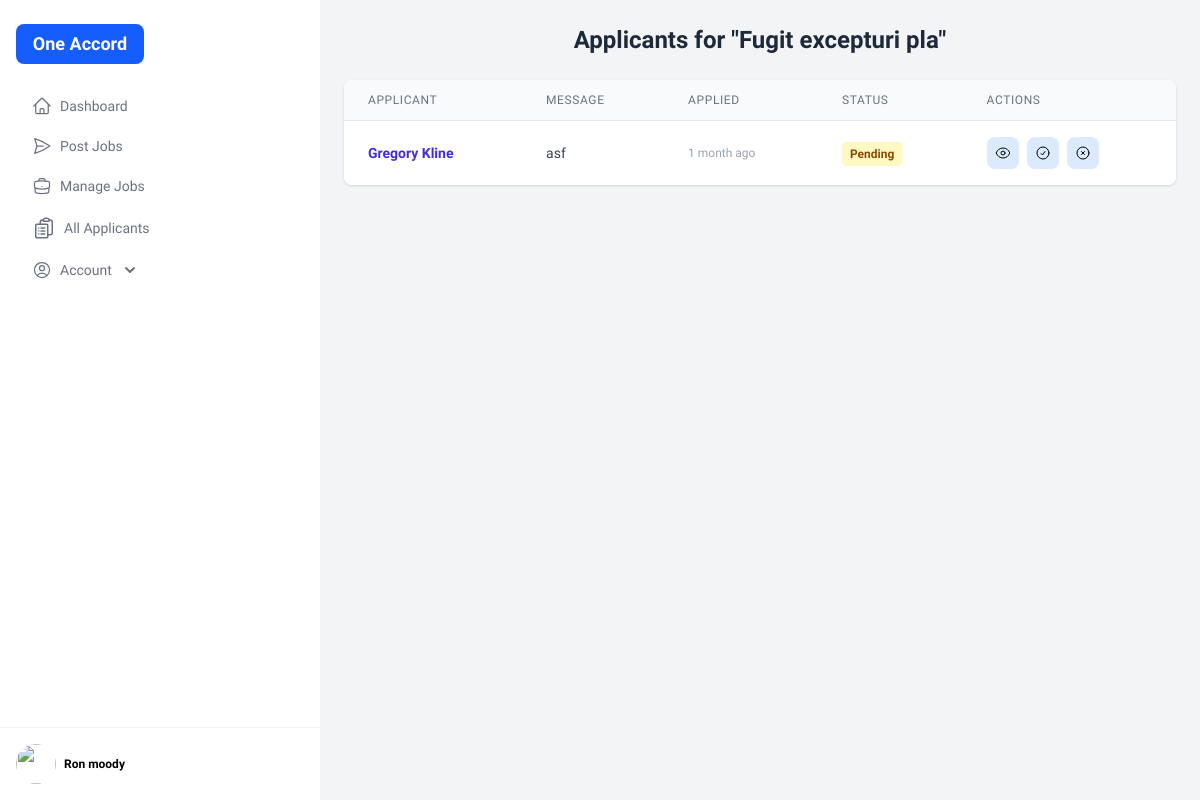
Page /jobs/13/applicants/ (signed in) on the earlier database version.
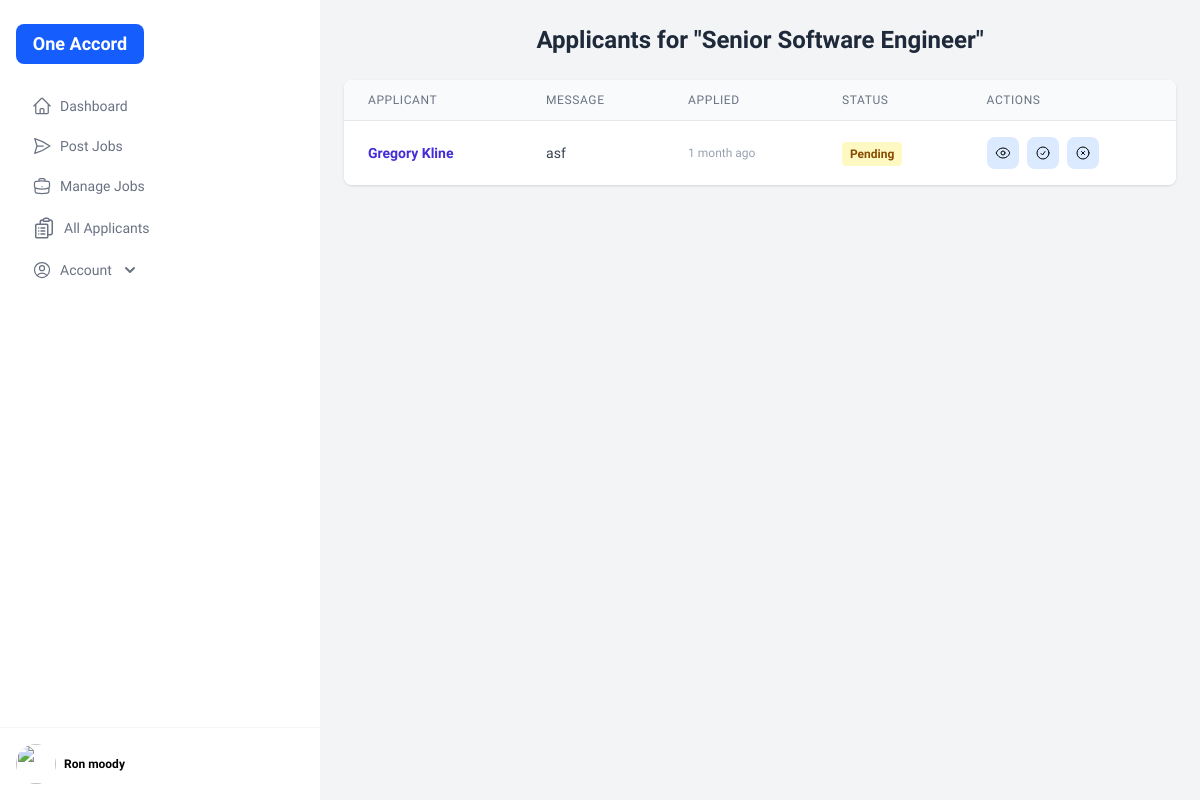
Same page on the later database version.
### job_portal/models.py (models this page shows, shortened)
class JobPost(models.Model):
    company = models.ForeignKey(CompanyProfile, on_delete=models.CASCADE)
    title = models.CharField(max_length=255)
    description = models.TextField()
    location = models.CharField(max_length=255, blank=True, null=True)
    salary = models.DecimalField(max_digits=10, decimal_places=2, blank=True, null=True)
    working_hours=models.CharField(max_length=100, blank=True, null=True)
    posted = models.DateTimeField(auto_now_add=True)

### job_portal/views.py (the view)
# urls.py: path('jobs/<int:job_id>/applicants/', v.view_job_applicants, name="view_job_applicants"),
def view_job_applicants(request, job_id):
    if not request.user.is_authenticated:
        return redirect("login")
    job = get_object_or_404(JobPost, id=job_id, company__user=request.user)
    applications = Application.objects.filter(job=job).select_related("applicant__user")
    context = {
        "job": job,
        "applications": applications,
    }
    return render(request, "company/job_applicant.html", context)

### job_portal/context_processors.py (called while the page is built)
def user_role(request):
    role = None
    if request.user.is_authenticated:
        if JobSeekerProfile.objects.filter(user=request.user).exists():
            role = 'jobseeker'
        elif CompanyProfile.objects.filter(user=request.user).exists():
            role = 'employer'
        else:
            role = 'user'
    return {
        'user_role': role
    }

### job_portal/templates/company/job_applicant.html (shortened to what the changed rows need)
{% extends "common/dashboard_layout.html" %}
{% load humanize %}
{% block content %}
<link href="https://cdn.jsdelivr.net/npm/quill@2.0.3/dist/quill.snow.css" rel="stylesheet" />
<div class="mx-auto bg-gray-100 min-h-screen p-6">
  <h2 class="text-2xl font-semibold mb-6 text-center text-gray-800">
    Applicants for "{{ job.title }}"
  </h2>
  {% if applications %}
    <div class="bg-white rounded-lg shadow-sm overflow-hidden">
      <div class="overflow-x-auto">
        <table class="min-w-full divide-y divide-gray-200">
          <thead class="bg-gray-50">
            <tr>
              <th class="px-6 py-3 text-left text-xs font-medium text-gray-500 uppercase tracking-wider">
                Applicant
              </th>
              <th class="px-6 py-3 text-left text-xs font-medium text-gray-500 uppercase tracking-wider">
                Message
              </th>
              <th class="px-6 py-3 text-left text-xs font-medium text-gray-500 uppercase tracking-wider">
                Applied
              </th>
              <th class="px-6 py-3 text-left text-xs font-medium text-gray-500 uppercase tracking-wider">
                Status
              </th>
              <th class="px-6 py-3 text-left text-xs font-medium text-gray-500 uppercase tracking-wider">
                Actions
              </th>
            </tr>
          </thead>
        </table>
      </div>
    </div>
  {% else %}
    <div class="bg-white rounded-lg shadow-sm p-8">
      <p class="text-center text-gray-500">No applicants yet.</p>
    </div>
  {% endif %}
</div>
{% endblock %}

Differences in the rows shown:
changed JobPost: title "Fugit excepturi pla" → "Senior Software Engineer"
